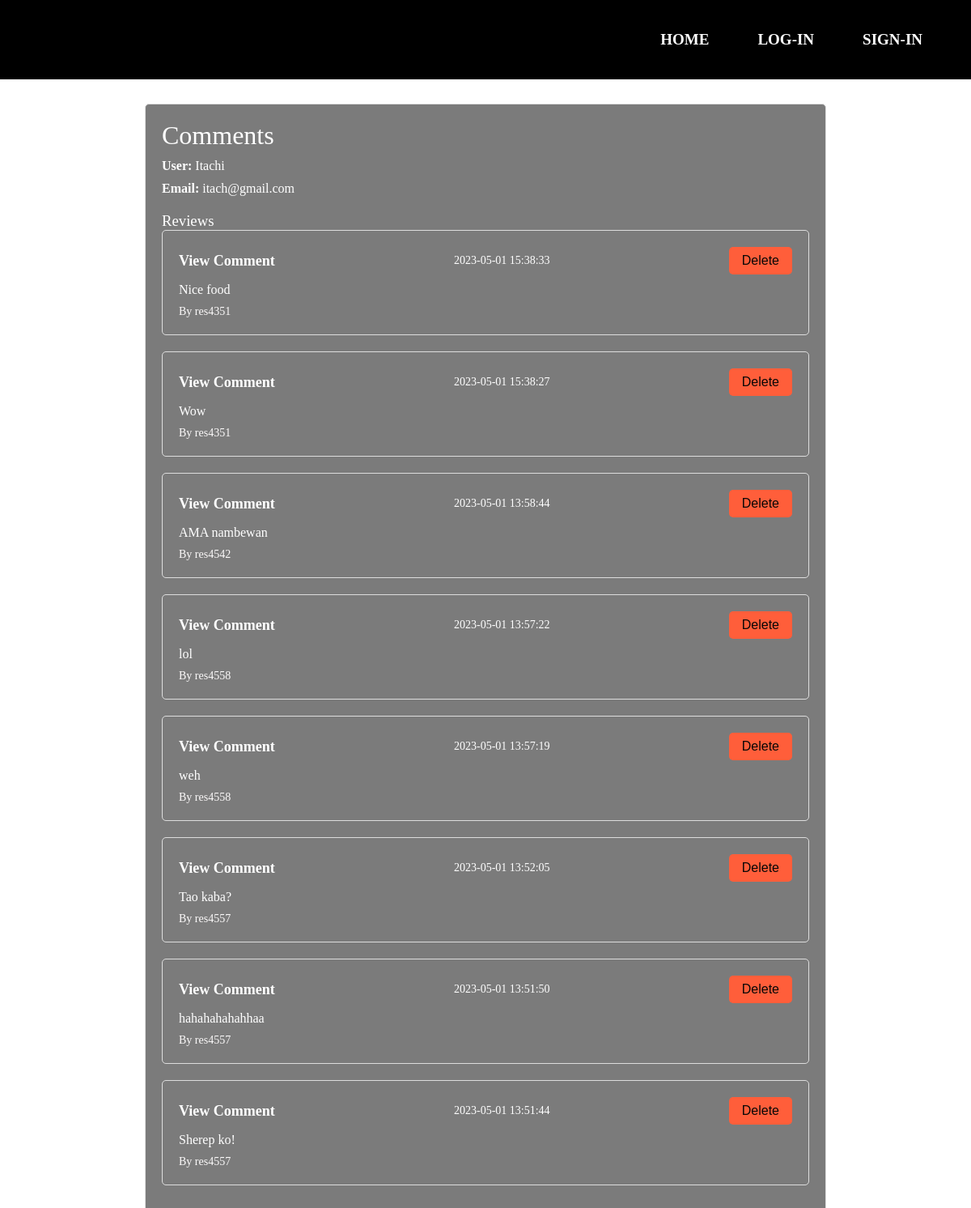
Before: /users/1 with the older database file.
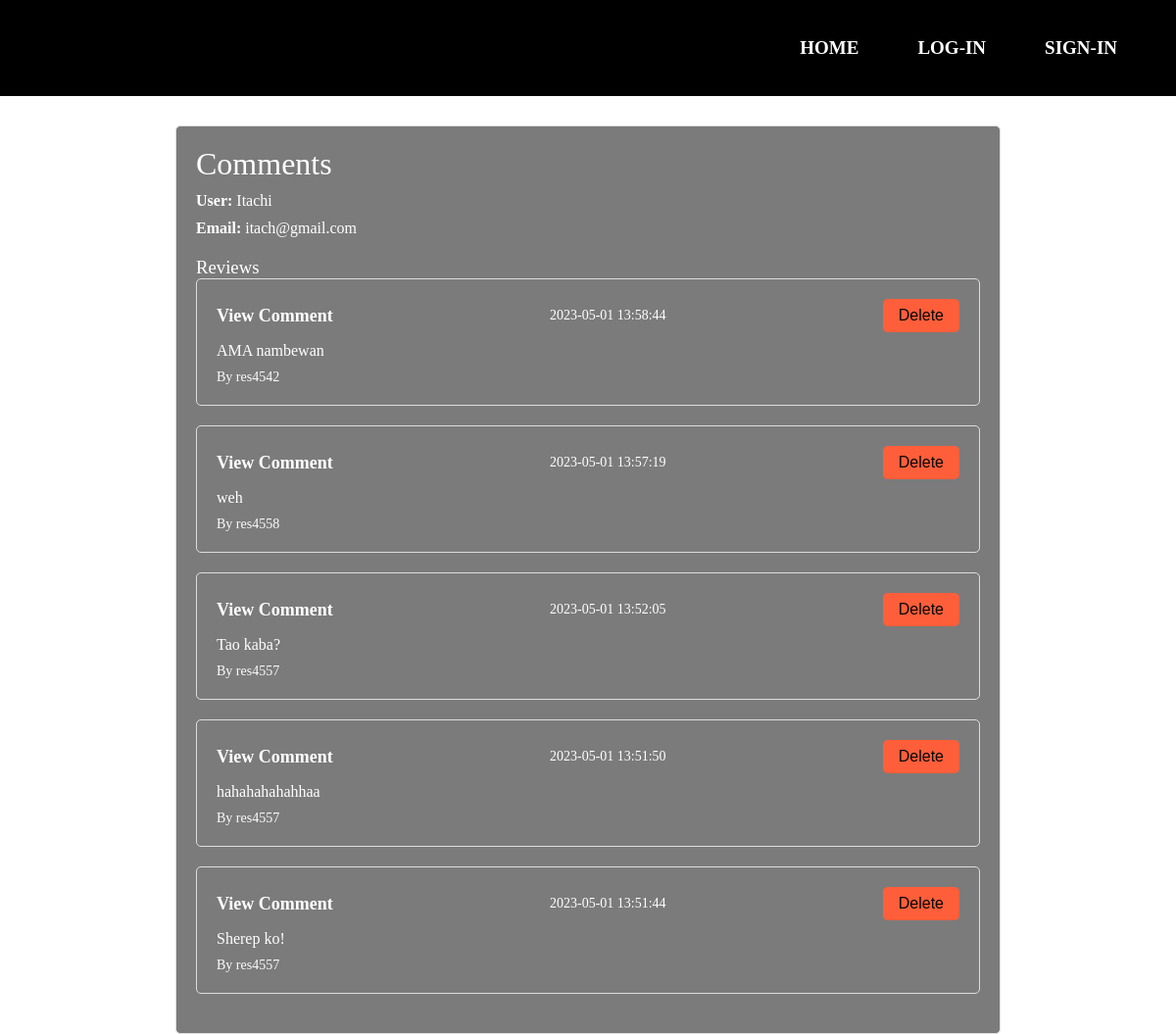
After: the same page with the newer database file.
### tables this page shows
CREATE TABLE users
             (id INTEGER PRIMARY KEY AUTOINCREMENT,
              username TEXT NOT NULL UNIQUE,
              email TEXT NOT NULL UNIQUE,
              password TEXT NOT NULL,
              profile_pic_url TEXT);

CREATE TABLE reviews
             (id INTEGER PRIMARY KEY AUTOINCREMENT,
              username TEXT NOT NULL,
              resto_id INTEGER NOT NULL,
              comment TEXT NOT NULL,
              date TIMESTAMP DEFAULT CURRENT_TIMESTAMP,
              FOREIGN KEY (username) REFERENCES users (username),
              FOREIGN KEY (resto_id) REFERENCES restaurants (id));

### Admin.py (the view)
def user_profile(user_id):
    with sqlite3.connect('users.db') as conn:
        c = conn.cursor()
        c.execute('SELECT id, username, email FROM users WHERE id = ?', (user_id,))
        user = c.fetchone()
        c.execute('SELECT id, resto_id, comment, date FROM reviews WHERE username = ? ORDER BY date DESC', (user[1],))
        reviews = c.fetchall()
    return render_template('user_profile.html', user=user, reviews=reviews)

### templates/user_profile.html (shortened to what this page needs)
<!DOCTYPE html>
<html lang="en">
<head>
  <link rel="stylesheet" href="/static/user_profile.css">
</head>
<body>
  <header>
    <nav>
      <ul>
        {% if 'username' in session %}
          <li><a href="{{ url_for('index') }}">HOME</a></li>
          <li class="dropdown">
            <a href="#" onclick="toggleDropdown()">{{ session['username'] }}!</a>
            <div class="dropdown-menu">
              <a href="/profile">Profile settings</a>
              <a href="/bookmarks">Bookmarks</a>
              {% if session['is_admin'] %}
                <a href="{{ url_for('user_list') }}">Admin</a>
              {% endif %}
            </div>
          </li>
          <li><a href="/logout">LOG OUT</a></li>
        {% else %}
        <li><a href="{{ url_for('index') }}">HOME</a></li>
        <li><a href="/login">LOG-IN</a></li>
        <li><a href="/register">SIGN-IN</a></li>
        {% endif %}
      </ul>
    </nav>
  </header>
  <div class="user-profile">
    <h1>Comments</h1>
    <div class="user-details">
      <p><strong>User: </strong> {{ user[1] }}</p>
      <p class="email"><strong>Email:</strong> {{ user[2] }}</p>
    </div>
    <div class="reviews">
      <h3>Reviews</h3>
      {% if reviews %}
      <ul>
        {% for review in reviews %}
        <li>
          <div class="review-header">
            <a href="{{ url_for('details', name=review[1]) }}">View Comment</a>
            <span class="review-date">{{ review[3] }}</span>
            <form method="POST" action="{{ url_for('delete_review_admin', review_id=review[0]) }}" class="delete-form">
              <button type="submit" class="delete-button">Delete</button>
            </form>
          </div>
          <p class="review-content">{{ review[2] }}</p>
          <p class="review-author">By {{ review[1] }}</p>
        </li>
        {% endfor %}
      </ul>
      {% else %}
      <p>No reviews yet.</p>
      {% endif %}
    </div>
  </div>
</body>
</html>

### static/user_profile.css (style rules this page uses)
* { padding: 0; margin: 0; }
header { background-color: #000; height: 98px; display: flex; justify-content: space-between; align-items: center; padding: 0 20px; }
nav ul { list-style: none; margin: 0; padding: 0; display: flex; justify-content: center; align-items: center; flex-wrap: wrap; }
nav li { margin-right: 20px; position: relative; }
nav a { color: #fff; text-decoration: none; font-size: 18px; font-weight: bold; position: relative; }
nav a:before { content: ""; position: absolute; bottom: -5px; left: 50%; transform: translateX(-50%); width: 0; height: 2px; background-color: #fff; transform-origin: center bottom; transition: width 0.2s ease-out; }
@media screen and (min-width: 768px) { nav a { font-size: 19px; padding: 10px 20px; } }
body { background-image: url(https://cdn.wallpapersafari.com/92/77/F7XPnJ.jpg); background-position: center; background-repeat: no-repeat; background-size: cover; background-attachment: fixed; }
.user-profile { max-width: 800px; margin: 0 auto; padding: 20px; background-color: #1312128e; border: 1px solid #ddd; border-radius: 5px; margin-top: 30px; }
h1, h2, h3 { margin: 0; font-weight: normal; color: white; }
h1 { margin-bottom: 10px; }
.user-details { margin-bottom: 20px; color: white; }
.email { margin-top: 10px; color: white; }
.reviews { margin-top: 20px; color: white; }
.reviews ul { list-style: none; padding: 0; margin: 0; }
.reviews li { margin-bottom: 20px; border: 1px solid #ddd; border-radius: 5px; padding: 20px; }
.review-header { display: flex; justify-content: space-between; align-items: center; margin-bottom: 10px; }
.review-header a { text-decoration: none; color: rgb(255, 255, 255); font-weight: bold; font-size: 18px; }
.review-header span { color: rgb(255, 255, 255); font-size: 14px; }
.delete-form { display: inline-block; }
.delete-button { background-color: #ff5e3a; color: rgb(7, 7, 7); border: none; padding: 8px 16px; border-radius: 5px; cursor: pointer; font-size: 16px; transition: background-color 0.3s ease; }
.review-content { margin-bottom: 10px; font-size: 16px; }
.review-author { color: rgb(252, 250, 250); font-size: 14px; }

Changed rows visible on the page:
removed reviews: date "2023-05-01 15:38:33", comment "Nice food", resto "res4351"
removed reviews: date "2023-05-01 15:38:27", comment "Wow", resto "res4351"
removed reviews: date "2023-05-01 13:57:22", comment "lol", resto "res4558"
